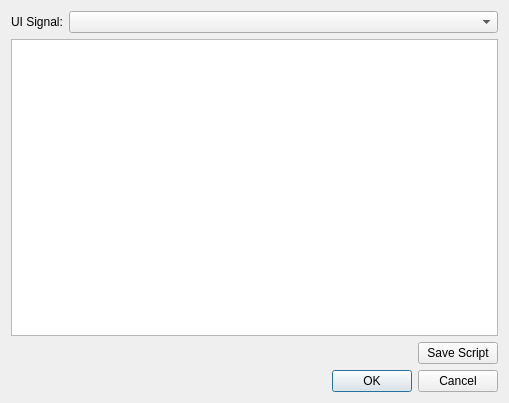
<?xml version="1.0" encoding="UTF-8"?>
<ui version="4.0">
 <class>ScriptSignalDialog</class>
 <widget class="QDialog" name="ScriptSignalDialog">
  <property name="geometry">
   <rect>
    <x>0</x>
    <y>0</y>
    <width>509</width>
    <height>403</height>
   </rect>
  </property>
  <property name="windowTitle">
   <string>Dialog</string>
  </property>
  <layout class="QVBoxLayout" name="verticalLayout">
   <item>
    <layout class="QHBoxLayout" name="horizontalLayout" stretch="0,1">
     <item>
      <widget class="QLabel" name="label">
       <property name="text">
        <string>UI Signal:</string>
       </property>
      </widget>
     </item>
     <item>
      <widget class="QComboBox" name="comboBoxSignals"/>
     </item>
    </layout>
   </item>
   <item>
    <widget class="QTextEdit" name="textEditJSEditor"/>
   </item>
   <item alignment="Qt::AlignRight">
    <widget class="QPushButton" name="pushButtonSaveScript">
     <property name="text">
      <string>Save Script</string>
     </property>
    </widget>
   </item>
   <item>
    <widget class="QDialogButtonBox" name="buttonBox">
     <property name="orientation">
      <enum>Qt::Horizontal</enum>
     </property>
     <property name="standardButtons">
      <set>QDialogButtonBox::Cancel|QDialogButtonBox::Ok</set>
     </property>
    </widget>
   </item>
  </layout>
 </widget>
 <resources/>
 <connections>
  <connection>
   <sender>buttonBox</sender>
   <signal>accepted()</signal>
   <receiver>ScriptSignalDialog</receiver>
   <slot>accept()</slot>
   <hints>
    <hint type="sourcelabel">
     <x>248</x>
     <y>254</y>
    </hint>
    <hint type="destinationlabel">
     <x>157</x>
     <y>274</y>
    </hint>
   </hints>
  </connection>
  <connection>
   <sender>buttonBox</sender>
   <signal>rejected()</signal>
   <receiver>ScriptSignalDialog</receiver>
   <slot>reject()</slot>
   <hints>
    <hint type="sourcelabel">
     <x>316</x>
     <y>260</y>
    </hint>
    <hint type="destinationlabel">
     <x>286</x>
     <y>274</y>
    </hint>
   </hints>
  </connection>
 </connections>
</ui>
